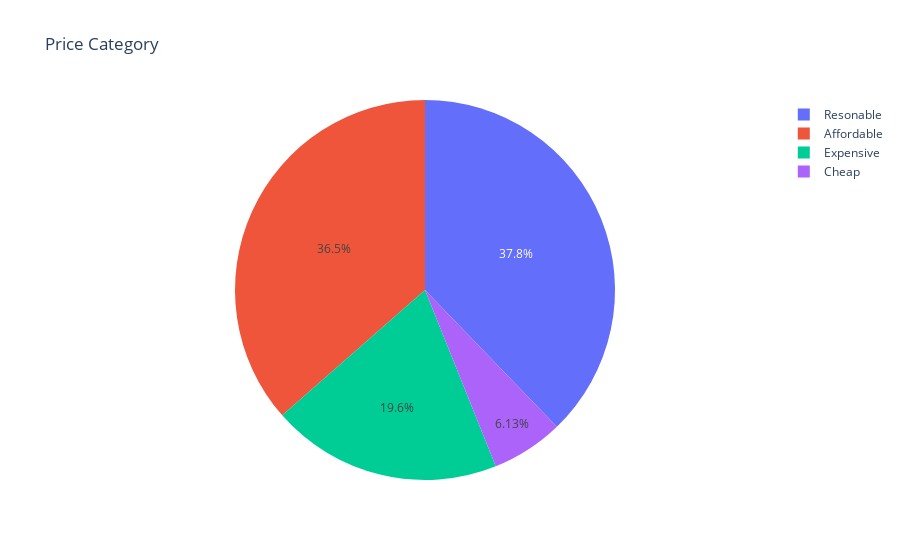

The code cell stored with this chart in its notebook:
### Code cell
df=idf["Price_Category"].value_counts()
fig = px.pie(values=df.values, names=df.index, title='Price Category')
py.iplot(fig)

### Figure 1 — Plotly figure (JSON) as saved in the notebook; plotly's stock layout.template omitted (floating-point values rounded to 4 significant figures)
{"data": [{"domain": {"x": [0.0, 1.0], "y": [0.0, 1.0]}, "hovertemplate": "label=%{label}<br>value=%{value}<extra></extra>", "labels": ["Resonable", "Affordable", "Expensive", "Cheap"], "legendgroup": "", "name": "", "showlegend": true, "type": "pie", "values": [9127, 8807, 4736, 1481]}], "layout": {"legend": {"tracegroupgap": 0}, "title": {"text": "Price Category"}}}
